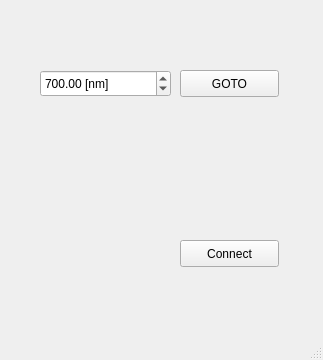
<?xml version="1.0" encoding="UTF-8"?>
<ui version="4.0">
 <class>MainWindow</class>
 <widget class="QMainWindow" name="MainWindow">
  <property name="geometry">
   <rect>
    <x>0</x>
    <y>0</y>
    <width>323</width>
    <height>360</height>
   </rect>
  </property>
  <property name="windowTitle">
   <string>MainWindow</string>
  </property>
  <widget class="QWidget" name="centralwidget">
   <widget class="QPushButton" name="connectButton">
    <property name="geometry">
     <rect>
      <x>180</x>
      <y>240</y>
      <width>99</width>
      <height>27</height>
     </rect>
    </property>
    <property name="text">
     <string>Connect</string>
    </property>
   </widget>
   <widget class="QPushButton" name="gotoButton">
    <property name="geometry">
     <rect>
      <x>180</x>
      <y>70</y>
      <width>99</width>
      <height>27</height>
     </rect>
    </property>
    <property name="text">
     <string>GOTO</string>
    </property>
   </widget>
   <widget class="QDoubleSpinBox" name="pickNM">
    <property name="geometry">
     <rect>
      <x>40</x>
      <y>70</y>
      <width>131</width>
      <height>27</height>
     </rect>
    </property>
    <property name="suffix">
     <string> [nm]</string>
    </property>
    <property name="decimals">
     <number>2</number>
    </property>
    <property name="minimum">
     <double>200.000000000000000</double>
    </property>
    <property name="maximum">
     <double>1200.000000000000000</double>
    </property>
    <property name="value">
     <double>700.000000000000000</double>
    </property>
   </widget>
  </widget>
  <widget class="QMenuBar" name="menubar">
   <property name="geometry">
    <rect>
     <x>0</x>
     <y>0</y>
     <width>323</width>
     <height>25</height>
    </rect>
   </property>
  </widget>
  <widget class="QStatusBar" name="statusbar"/>
 </widget>
 <resources/>
 <connections/>
</ui>
